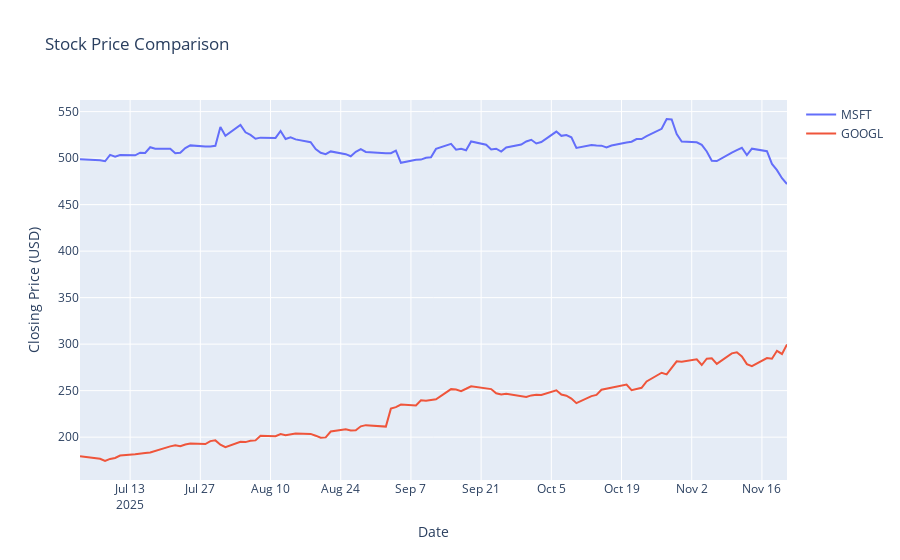

This figure's notebook cell:
### Code cell
# Cell 5: Finance Visualization 1 - Stock Price Trends
def plot_stock_comparison(df):
    symbols = df['Symbol'].unique()
    
    fig = go.Figure()
    for symbol in symbols:
        symbol_df = df[df['Symbol'] == symbol]
        fig.add_trace(go.Scatter(
            x=symbol_df['Datetime'],
            y=symbol_df['Close'],
            name=symbol,
            mode='lines'
        ))
    
    fig.update_layout(
        title='Stock Price Comparison',
        xaxis_title='Date',
        yaxis_title='Closing Price (USD)',
        hovermode='x unified'
    )
    fig.show()

plot_stock_comparison(finance_df)
